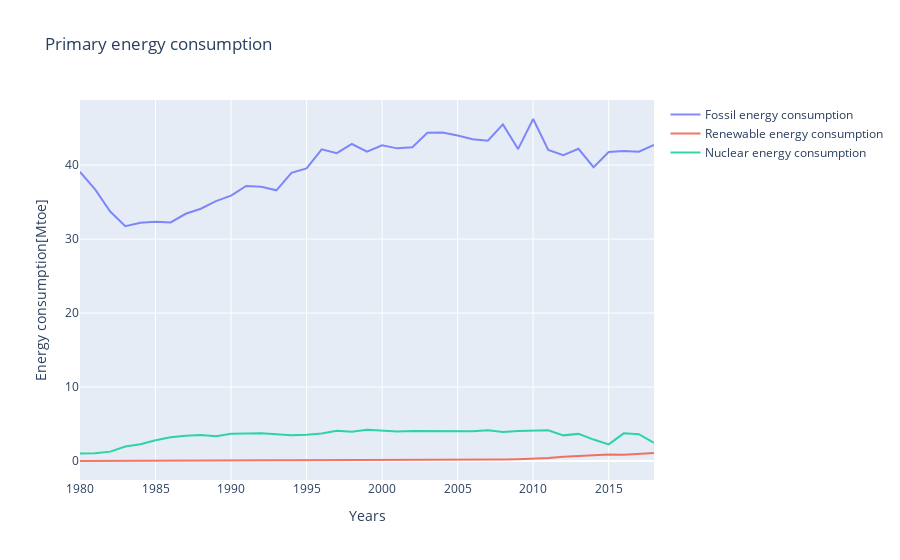

Write notebook code for a chart like this one.
### Code cell
plotly.offline.init_notebook_mode(connected=True)

fig = go.Figure()
fig.add_trace(go.Scatter(
                x=bel_info['Years'],
                y=bel_info['fossil consumption'],
                name="Fossil energy consumption",
                opacity=0.8))

fig.add_trace(go.Scatter(
                x=bel_info['Years'],
                y=bel_info['renewable consumption'],
                name="Renewable energy consumption",
                opacity=0.8))

fig.add_trace(go.Scatter(
                x=bel_info['Years'],
                y=bel_info['nuclear consumption'],
                name="Nuclear energy consumption",
                opacity=0.8))

# Use date string to set xaxis range
fig.update_layout(title_text="Primary energy consumption")

fig.update_xaxes(title_text="Years")
fig.update_yaxes(title_text="Energy consumption[Mtoe]"),

fig.show()

### Figure 1 — Plotly figure (JSON) as saved in the notebook; plotly's stock layout.template omitted (floating-point values rounded to 4 significant figures)
{"data": [{"name": "Fossil energy consumption", "opacity": 0.8, "type": "scatter", "x": [1980, 1981, 1982, 1983, 1984, 1985, 1986, 1987, 1988, 1989, 1990, 1991, 1992, 1993, 1994, 1995, 1996, 1997, 1998, 1999, 2000, 2001, 2002, 2003, 2004, 2005, 2006, 2007, 2008, 2009, 2010, 2011, 2012, 2013, 2014, 2015, 2016, 2017, 2018], "y": [39.09, 36.72, 33.72, 31.75, 32.2, 32.33, 32.25, 33.43, 34.11, 35.13, 35.87, 37.19, 37.09, 36.6, 38.96, 39.55, 42.14, 41.61, 42.86, 41.81, 42.7, 42.27, 42.43, 44.39, 44.41, 44.0, 43.5, 43.3, 45.51, 42.17, 46.24, 42.07, 41.35, 42.21, 39.73, 41.78, 41.93, 41.81, 42.73]}, {"name": "Renewable energy consumption", "opacity": 0.8, "type": "scatter", "x": [1980, 1981, 1982, 1983, 1984, 1985, 1986, 1987, 1988, 1989, 1990, 1991, 1992, 1993, 1994, 1995, 1996, 1997, 1998, 1999, 2000, 2001, 2002, 2003, 2004, 2005, 2006, 2007, 2008, 2009, 2010, 2011, 2012, 2013, 2014, 2015, 2016, 2017, 2018], "y": [0, 0, 0, 0, 0, 0, 0, 0, 0, 0, 0.07773, 0.08487, 0.1002, 0.08839, 0.1026, 0.1065, 0.1039, 0.1105, 0.1297, 0.1291, 0.1475, 0.1445, 0.133, 0.1207, 0.1505, 0.1575, 0.1716, 0.2029, 0.2095, 0.251, 0.3027, 0.4217, 0.5639, 0.689, 0.7704, 0.8637, 0.8614, 0.9627, 1.098]}, {"name": "Nuclear energy consumption", "opacity": 0.8, "type": "scatter", "x": [1980, 1981, 1982, 1983, 1984, 1985, 1986, 1987, 1988, 1989, 1990, 1991, 1992, 1993, 1994, 1995, 1996, 1997, 1998, 1999, 2000, 2001, 2002, 2003, 2004, 2005, 2006, 2007, 2008, 2009, 2010, 2011, 2012, 2013, 2014, 2015, 2016, 2017, 2018], "y": [1.024, 1.051, 1.268, 1.963, 2.266, 2.811, 3.207, 3.419, 3.516, 3.357, 3.673, 3.685, 3.737, 3.605, 3.493, 3.556, 3.726, 4.076, 3.969, 4.215, 4.141, 3.985, 4.072, 4.074, 4.068, 4.092, 4.011, 4.147, 3.918, 4.06, 4.122, 4.147, 3.465, 3.667, 2.898, 2.244, 3.742, 3.631, 2.459]}], "layout": {"title": {"text": "Primary energy consumption"}, "xaxis": {"title": {"text": "Years"}}, "yaxis": {"title": {"text": "Energy consumption[Mtoe]"}}}}
